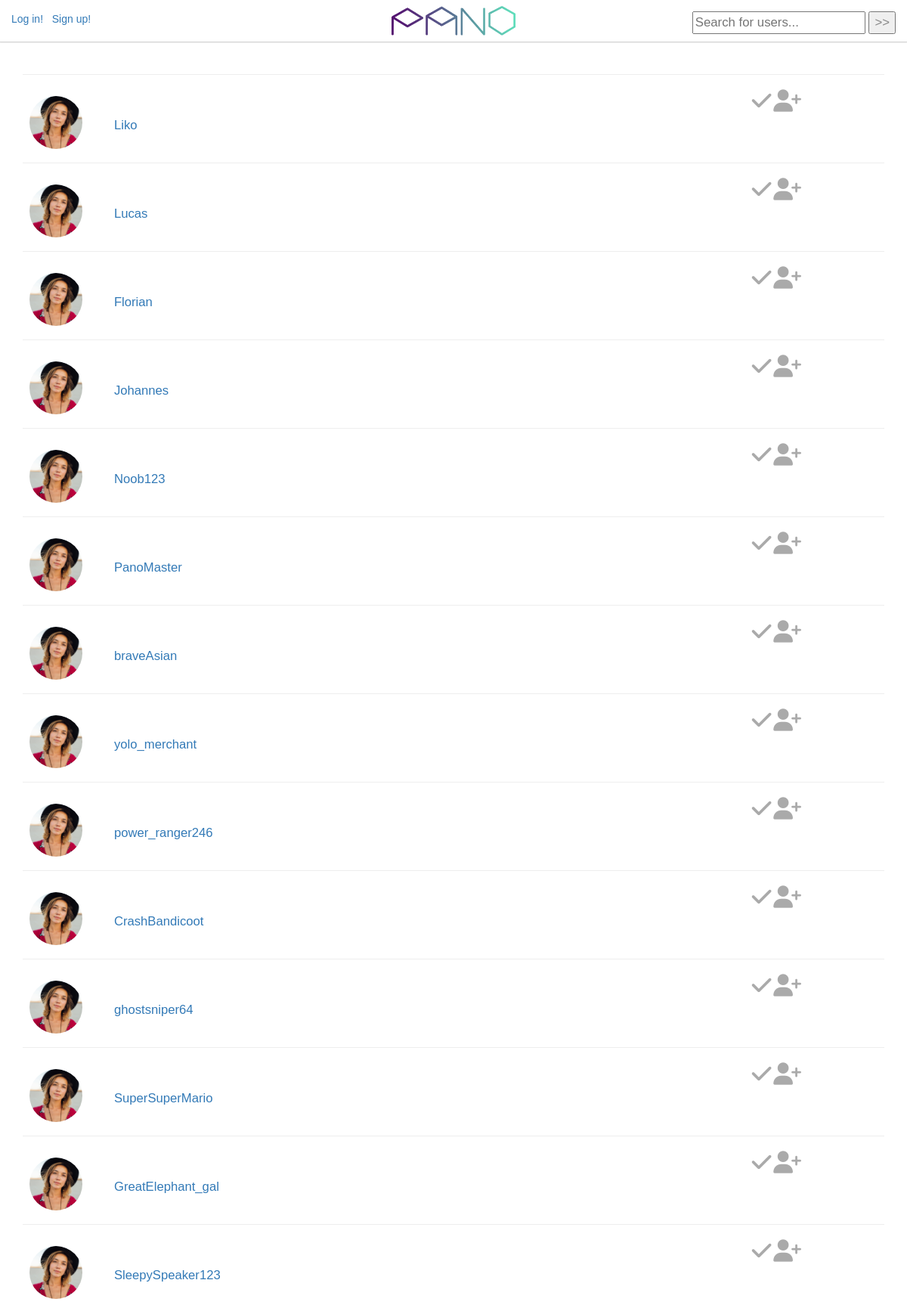
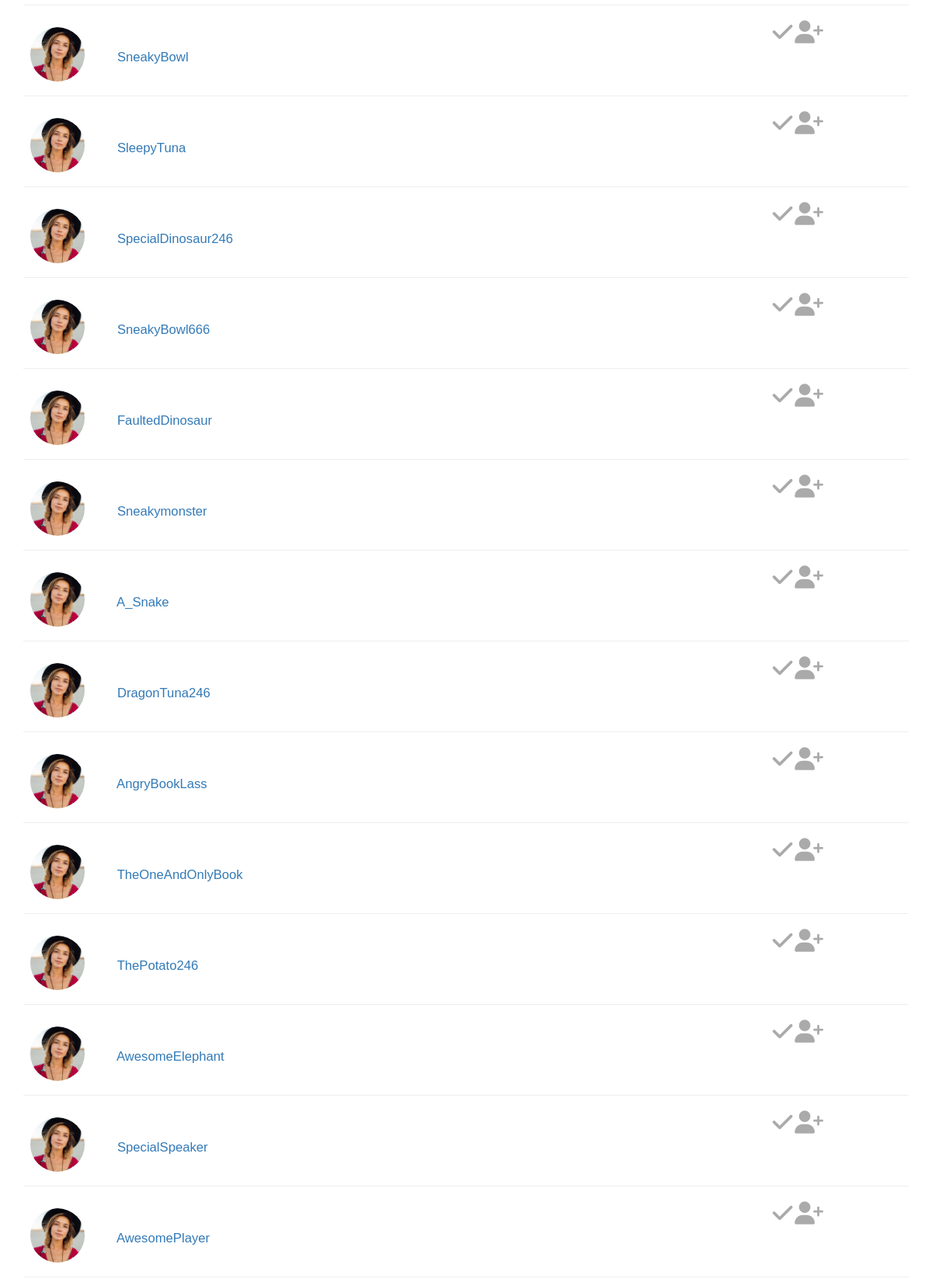
Screenshot of /search.php (upper part) with the database file from the repository (2 pictures, top to bottom).
### tables this page shows
CREATE TABLE `user` (
  `UserID` int(20) NOT NULL,
  `FirstName` varchar(30) NOT NULL,
  `LastName` varchar(30) NOT NULL,
  `UserName` varchar(30) NOT NULL,
  `EmailAddress` varchar(80) NOT NULL,
  `Password` char(64) NOT NULL,
  `Location` varchar(150) NOT NULL,
  `ShortDescrip` varchar(150) NOT NULL,
  `DateCreated` datetime NOT NULL DEFAULT CURRENT_TIMESTAMP,
  `SettingID` int(5) NOT NULL DEFAULT '3'
);

### includes/search-list.php (the view, shortened to what this page needs)
<?php
class frienditem{
    private $friendName;
    private $friendLink;
    private $friendPictureID;
    private $isFriendOfUser;
    public function __construct($friendID, $friendName, $friendLink, $friendPictureID,  $isFriendOfUser){
        $this->friendName =$friendName;
        $this->friendLink =$friendLink;
        $this->friendPictureID =$friendPictureID;
        $this->isFriendOfUser =$isFriendOfUser;
    }
public function returnHTML(){
        $output = '<div class="row search-content">
    <div class="col-md-6 col-xs-6 friend-name">
    <a href="'.SITE_ROOT.'/profile-info.php?id='.$this->friendLink.'">&nbsp;
    <img src="'.SITE_ROOT.'/images/profilepics/'.$this->friendPictureID.'.jpg" class="img-circle friend-picture" /> &nbsp; &nbsp; &nbsp; &nbsp; '.$this->friendName.'
    </a>
    </div>
    <div class="col col-md-6 col-xs-6 friending-icon">';
        if($this->isFriendOfUser){
            $output .= '
      <i  class="fa fa-3x fa-check friending-icon" ></i>
      </div>
      </div>
      <hr>';
        }else{
            $output .= '
      <a href="" class="" onclick= "friendRequest()" ng-click="isfriend'.$this->friendName.' = !isfriend'.$this->friendName.'"> <i  class="fa fa-3x fa-check friending-icon" ng-show="isfriend'.$this->friendName.'" ></i>
      <i  class="fa fa-3x fa-user-plus friending-icon" ng-hide="isfriend'.$this->friendName.'"></i>
      </a>
      </div>
<script> function friendRequest(){<?php friendRequest($this->friendID,$_SESSION[\'UserID\']) ?>
</script>
      </div>
      <hr>';
        }
        return $output;
    }
}

### search.php (shortened to what this page needs)
<!DOCTYPE html>
<html>
<head>
    <link rel="stylesheet" href="https://maxcdn.bootstrapcdn.com/bootstrap/3.3.7/css/bootstrap.min.css">
    <link rel="stylesheet" href="https://cdnjs.cloudflare.com/ajax/libs/animate.css/3.5.2/animate.min.css">
    <link rel="stylesheet" href="css/offset.css">
    <link rel="stylesheet" href="css/style.css">
</head>
<body ng-app="">
<?php
include('includes/header.php');
?>
<main>
    <div class="friend-search-results container">
        <br />
            <hr />
        <?php
        include('includes/search-list.php');
        $term = mysqli_real_escape_string($conn, $_POST['search']);
        if (isset($term)){
            $sql = "SELECT * FROM user WHERE FirstName LIKE  '%" . $term . "%' OR LastName LIKE '%". $term ."%' OR UserName LIKE '%". $term ."%'";
            if($result = mysqli_query($conn, $sql)){
                if(mysqli_num_rows($result) > 0){
                    while($row = mysqli_fetch_array($result)){
                        $isFriendOfUser = false;
                        $friendName = $row['UserName'];
                        $friendUserID = $row['UserID'];
                        $row = new frienditem($friendUserID, $friendName, $friendName, '3', $isFriendOfUser);
                        echo $row->returnHTML();
                    }
                    }
                } else{
                    echo "<p>No matches found</p>";
                }
            } else{
                echo "ERROR: Could not able to execute $sql. " . mysqli_error($conn);
            }
        ?>
    </div>
</main>
</body>
</html>

### css/style.css (style rules this page uses)
body { font-family: 'Lato-Light', sans-serif; font-variant: normal; font-weight: 100; color: white; text-align: center; }
body { padding-top: 60px; padding-bottom: 70px; height: 100%; }
.friend-picture { height: 70px; width: auto; }
hr { color: #ccc; }
.fa { color: color: #61e8bf; vertical-align: middle; }
hr { margin-top: 8px; margin-bottom: 8px; }
.friend-name { text-align: left; font-size: 1.7em; }
.friending-icon { padding-top: 6px; text-align: right; color: #aaa; }
.search-content { text-align: center; color: #444; font-size:0.7em; }
.friend-name { text-align: left; margin-top: 20px; display: inline-block; }
@media (min-width: 1000px) { .friending-icon { right: 110px; } }
.recommendation-friend-name, .friend-picture, .recommendation-friending-icon, .recommendation-picture { margin-bottom: 10px; }

### rows the page displays
user: UserName "Liko"
user: UserName "Lucas"
user: UserName "Florian"
user: UserName "Johannes"
user: UserName "Noob123"
user: UserName "PanoMaster"
user: UserName "braveAsian"
user: UserName "yolo_merchant"
user: UserName "power_ranger246"
user: UserName "CrashBandicoot"
user: UserName "ghostsniper64"
user: UserName "SuperSuperMario"
user: UserName "GreatElephant_gal"
user: UserName "SleepySpeaker123"
user: UserName "SneakyBowl"
user: UserName "SleepyTuna"
user: UserName "SpecialDinosaur246"
user: UserName "SneakyBowl666"
user: UserName "FaultedDinosaur"
user: UserName "Sneakymonster"
user: UserName "A_Snake"
user: UserName "DragonTuna246"
user: UserName "AngryBookLass"
user: UserName "TheOneAndOnlyBook"
user: UserName "ThePotato246"
user: UserName "AwesomeElephant"
user: UserName "SpecialSpeaker"
user: UserName "AwesomePlayer"
